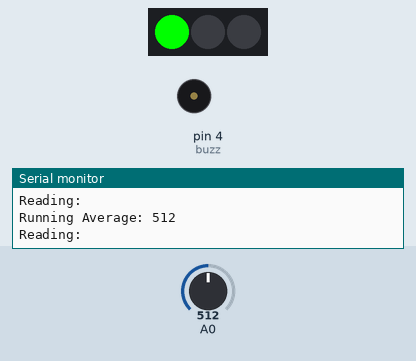
Simulated run of this sketch. Board: Arduino Uno, built with avr-gcc and run on an emulated ATmega328P. Parts: 3 RGB LEDs in strip order, left to right, buzzer (waves = sounding, pin HIGH), the last lines printed to the serial monitor. The test bench sets the inputs (shaded band); at power-on: A0 = 512.

Above: at 1.2 s.
1.3 s: A0 set to 716
At 2.3 s:
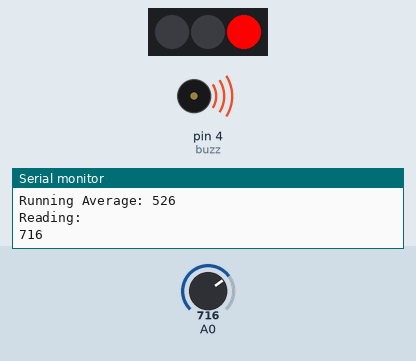
2.8 s: A0 set to 564
5.8 s: A0 set to 548
At 7.9 s:
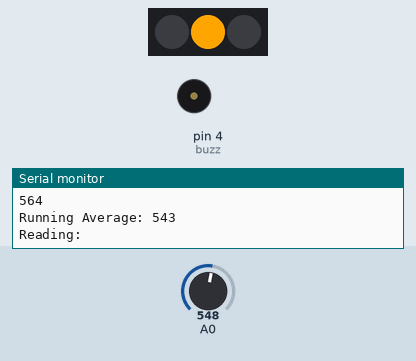
Timing chart, 0 to 10.9 s (numbered marks = the images above; inputs shaded):
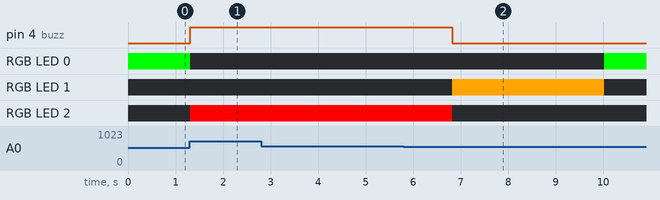

Measured:
- the behaviour switches between 549 and 548 on A0 (found by bisection; images 1 and 2)
- after the input at 1.3 s, pin 4 (buzz): LOW → HIGH at once; RGB LED 0: RGB(0, 255, 0) → off at once; RGB LED 2: off → RGB(255, 0, 0) at once
- after the input at 5.8 s, pin 4 (buzz): HIGH → LOW after 1.0 s; RGB LED 0: off → RGB(0, 255, 0) after 4.2 s; RGB LED 1: off → RGB(255, 165, 0) after 1.0 s, → off 3.2 s later; RGB LED 2: RGB(255, 0, 0) → off after 1.0 s

The sketch:

Traffic_light_noise.ino
```cpp
#include <Adafruit_NeoPixel.h>
#define PIN 6
#define buzz 4
#define NUMPIXELS 3
#include "RunningAverage.h"

RunningAverage myRA(20);
int samples = 0;
int sensorValue, caseCount;
int Run_ave;
  Adafruit_NeoPixel pixels = Adafruit_NeoPixel(NUMPIXELS, PIN, NEO_GRB + NEO_KHZ800);
void setup ()
{
  Serial.begin (9600);
  pinMode(buzz, OUTPUT);
  digitalWrite(buzz, LOW);
  myRA.clear();
  pixels.begin();
}
void loop ()
{
  sensorValue = analogRead(A0);
  myRA.addValue(sensorValue);
  Run_ave = (myRA.getAverage());
  samples++;
  Serial.print("Running Average: ");
  Serial.println(Run_ave);
  Serial.println("Reading:");

  if (sensorValue > Run_ave + 8)
    {
      Serial.println(sensorValue);
      pixels.setPixelColor(0, pixels.Color(0,0,0));
      pixels.setPixelColor(1, pixels.Color(0,0,0));
      pixels.setPixelColor(2, pixels.Color(255,0,0));
      digitalWrite(buzz, HIGH);
      pixels.show();
      delay(1000);
    }
  else if (sensorValue > Run_ave + 3)
    {
      pixels.setPixelColor(0, pixels.Color(0,0,0));
      pixels.setPixelColor(1, pixels.Color(255,165,0));
      pixels.setPixelColor(2, pixels.Color(0,0,0));
      digitalWrite(buzz, LOW);
      pixels.show();
      delay(1500);
    }
   else {
    pixels.setPixelColor(0, pixels.Color(0,255,0));
    pixels.setPixelColor(1, pixels.Color(0,0,0));
    pixels.setPixelColor(2, pixels.Color(0,0,0));
    digitalWrite(buzz, LOW);
    pixels.show();
   }
  if (samples == 300)
  {
    samples = 0;
    myRA.clear();
  }
  delay(100);
//  sensorValue = analogRead(A0);
//  Serial.println(sensorValue);
//  if(sensorValue < 300){
//    pixels.setPixelColor(0, pixels.Color(0,255,0));
//    pixels.setPixelColor(1, pixels.Color(0,0,0));
//    pixels.setPixelColor(2, pixels.Color(0,0,0));
//    digitalWrite(buzz, LOW);
//  }
//  if(sensorValue > 300 && sensorValue < 320){
//    pixels.setPixelColor(0, pixels.Color(0,0,0));
//    pixels.setPixelColor(1, pixels.Color(255,165,0));
//    pixels.setPixelColor(2, pixels.Color(0,0,0));
//    digitalWrite(buzz, LOW);
//  }
//  if(sensorValue > 320){
//    pixels.setPixelColor(0, pixels.Color(0,0,0));
//    pixels.setPixelColor(1, pixels.Color(0,0,0));
//    pixels.setPixelColor(2, pixels.Color(255,0,0));
//    digitalWrite(buzz, HIGH);
//    pixels.show();
//    delay(1000);
//  }
//  pixels.show();
//  delay(100);

}
```
